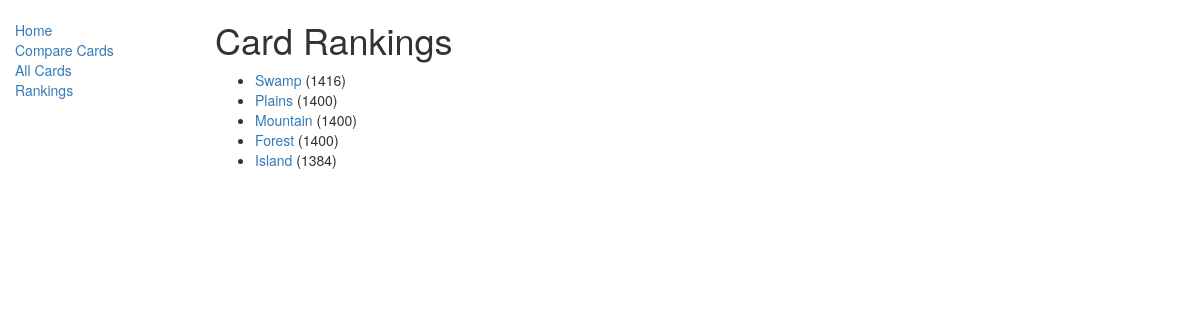
Screenshot of /mtg_compare/cardrankings/ with the database file from the repository.
### mtg_compare/models.py (models this page shows, shortened)
class CardRanking(models.Model):
    card = models.OneToOneField(Card, on_delete=models.CASCADE, primary_key=True)
    elo = models.IntegerField(default=ELO_DEFAULT, help_text="Enter the starting Elo for this card")
    def get_absolute_url(self):
        return reverse('cardranking-detail', args=[self.pk])

class Card(models.Model):
    name = models.CharField(max_length=200, unique=True)
    cmc = models.IntegerField(default=0, help_text="Enter the converted mana cost of this card")
    cardType = models.ManyToManyField(CardType, help_text="Select a type for this card")
    cardColor = models.ManyToManyField(CardColor, help_text="Select a color for this card")
    cardSet = models.ManyToManyField(CardSet, help_text="Select a set this card is from")
    def __str__(self):
        return self.name
    def card_type_display(self):
        return ', '.join([ cardType.cardType for cardType in self.cardType.all()])
    card_type_display.short_description = 'Type'
    def card_color_display(self):
        return ', '.join([ cardColor.cardColor for cardColor in self.cardColor.all()])
    card_color_display.short_description = 'Color'

### mtg_compare/views.py (the view)
# urls.py: path('cardrankings/', views.CardRankingListView.as_view(), name='cardrankings'),
class CardRankingListView(generic.ListView):
    model = CardRanking
    paginate_by = 10
    ordering = ['-elo']

### mtg_compare/templates/mtg_compare/cardranking_list.html
{% extends "base_generic.html" %}
{% block content %}
    <h1>Card Rankings</h1>
    {% if cardranking_list %}
    <ul>
        {% for cardranking in cardranking_list %}
        <li>
            <a href="{{ cardranking.get_absolute_url }}">{{ cardranking.card }}</a> ({{ cardranking.elo }})
        </li>
        {% endfor %}
    </ul>
    {% else %}
        <p>There are no card rankings</p>
    {% endif %}
{% endblock %}

### rows the page displays
CardRanking: card "Swamp", elo "1416"
CardRanking: card "Plains", elo "1400"
CardRanking: card "Mountain", elo "1400"
CardRanking: card "Forest", elo "1400"
CardRanking: card "Island", elo "1384"
